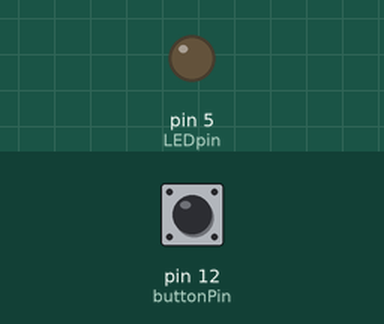
Bench run of a sketch on a simulated Arduino Uno, built with avr-gcc and run on an emulated ATmega328P. Shown: output pins drawn as LEDs (lit = HIGH). The inputs (shaded band) are chosen by the test bench; at power-on: pin 12 (buttonPin) LOW.

Above: at 1.2 s.
1.3 s: pin 12 (buttonPin) pulled HIGH for 0.15 s
At 4.2 s:
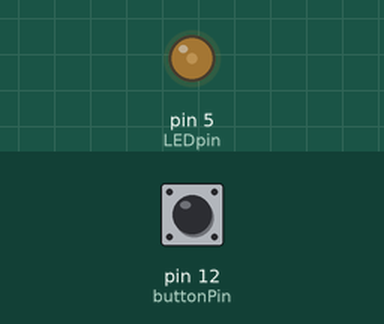
4.4 s: pin 12 (buttonPin) pulled HIGH for 1 s
At 7.2 s:
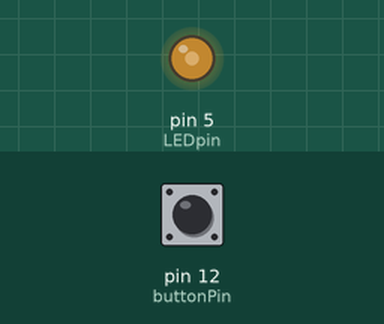
8.4 s: pin 12 (buttonPin) pulled HIGH for 3.2 s
At 13.6 s:
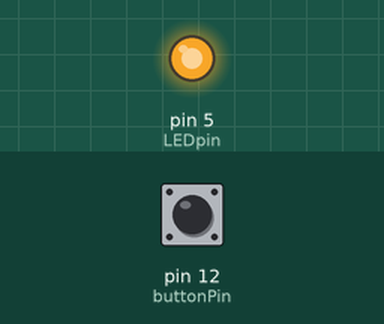
Timing chart, 0 to 20.6 s (numbered marks = the images above; inputs shaded):
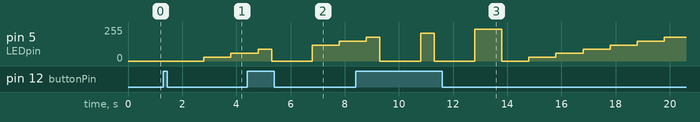

Measured:
- after the input at 1.3 s, pin 5 (LEDpin): 0/255 → 30/255 after 1.5 s, → 60/255 1.0 s later

The sketch:

Arduino_Basic_Workshop_-_PWM_simplify.ino
```cpp
#define LEDpin 5
#define buttonPin 12

int pwm = 0;
bool buttonOn = false;

void setup() {
  // put your setup code here, to run once:
  pinMode (LEDpin, OUTPUT);
  pinMode (buttonPin, INPUT);
}

void loop() {
  // put your main code here, to run repeatedly:
  checkButton();
  if (buttonOn) {
    varyOutput();
    analogWrite(LEDpin, pwm);
  } else {
    digitalWrite(LEDpin, LOW);
  }
}

void varyOutput() {
  if (pwm > (255 - 30)) {
    pwm = 0;
  } else {
    pwm = pwm + 30;
  }
  delay(1000);
}

void blinkLED (int pin) {
  digitalWrite(pin, HIGH);
  delay(1000);
  digitalWrite(pin, LOW);
  delay(1000);
}

void checkButton() {
  if (digitalRead(buttonPin) == HIGH) {
    buttonOn = !buttonOn;   //toggle button
    delay(500);             //prevent button from toggling twice
  }
}
```
